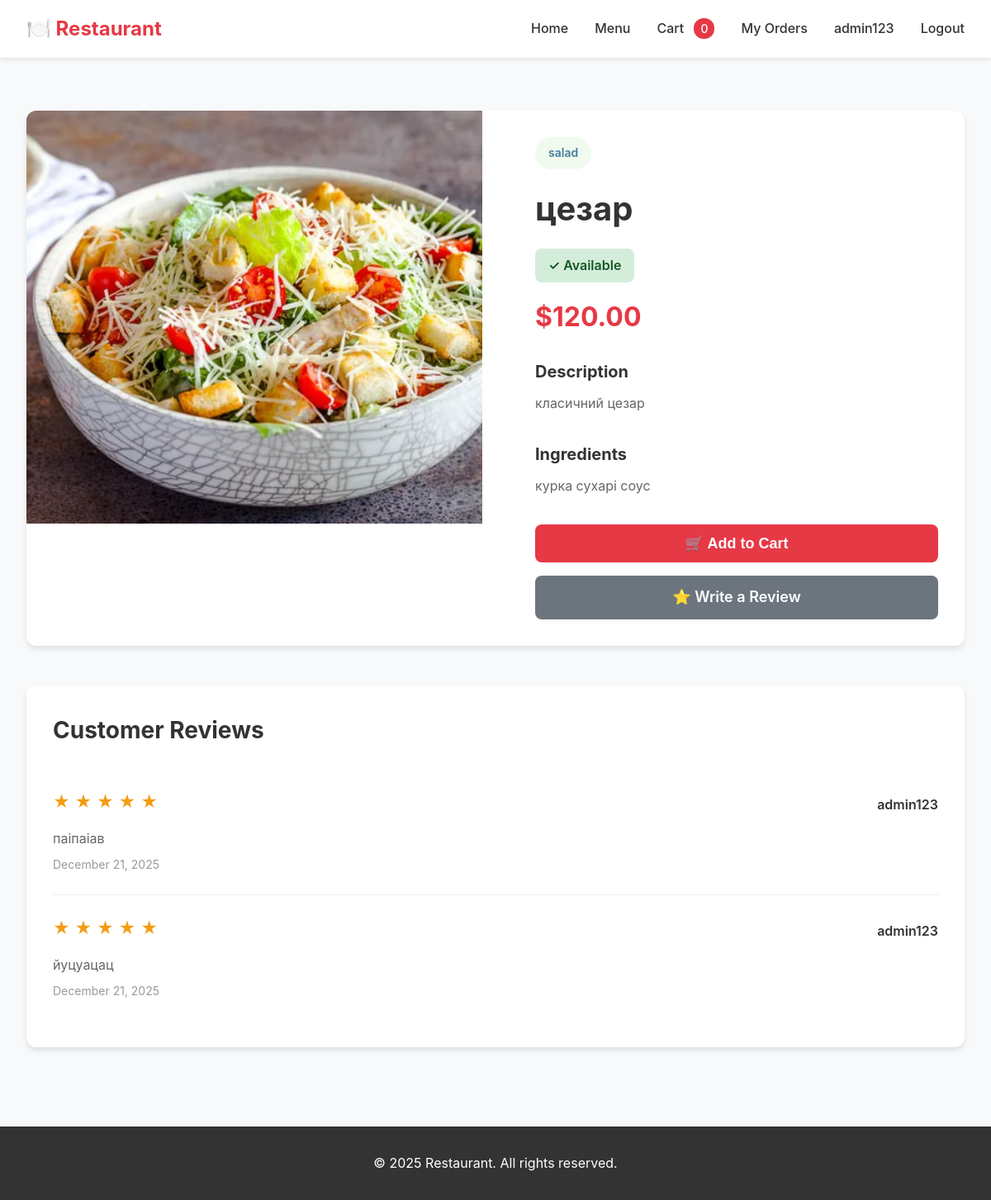
/dish/3/ (signed in), run on the app's committed database.
### restoraunt_app/models.py (models this page shows, shortened)
class Dish(models.Model):
    category = models.ForeignKey(Category, on_delete=models.CASCADE, related_name="dishes")
    name = models.CharField(max_length=200)
    description = models.TextField()
    ingredients = models.TextField()
    image = models.ImageField(upload_to="dishes/", blank=True, null=True)
    price = models.DecimalField(max_digits=7, decimal_places=2)
    is_available = models.BooleanField(default=True)
    created_at = models.DateTimeField(default=timezone.now)

class Category(models.Model):
    name = models.CharField(max_length=100, unique=True)
    description = models.TextField(blank=True)

class Review(models.Model):
    user = models.ForeignKey(User, on_delete=models.CASCADE)
    dish = models.ForeignKey(Dish, on_delete=models.CASCADE, related_name="reviews")
    rating = models.PositiveIntegerField()
    text = models.TextField(blank=True)
    created_at = models.DateTimeField(auto_now_add=True)
    is_approved = models.BooleanField(default=True)

### restoraunt_app/views.py (the view)
# urls.py: path("dish/<int:pk>/", DishDetailView.as_view(), name="dish_detail"),
class DishDetailView(DetailView):
    model = Dish
    template_name = "menu/dish_detail.html"
    context_object_name = "dish"

### restoraunt_app/templates/menu/dish_detail.html (shortened to what this page needs)
{% extends "base.html" %}
{% block content %}
<div class="container">
    <div class="dish-detail">
        <div class="dish-detail-content">
            <div>
                {% if dish.image %}
                <img src="{{ dish.image.url }}" alt="{{ dish.name }}" class="dish-image-large">
                {% else %}
                <div class="dish-image-large"></div>
                {% endif %}
            </div>
            <div class="dish-info">
                <span class="dish-category-badge">{{ dish.category.name }}</span>
                <h1 class="dish-title">{{ dish.name }}</h1>
                {% if dish.is_available %}
                <span class="availability-status available">✓ Available</span>
                {% else %}
                <span class="availability-status unavailable">✗ Currently Unavailable</span>
                {% endif %}
                <div class="dish-price-large">${{ dish.price }}</div>
                <div class="dish-section">
                    <h3>Description</h3>
                    <p>{{ dish.description }}</p>
                </div>
                <div class="dish-section">
                    <h3>Ingredients</h3>
                    <p>{{ dish.ingredients }}</p>
                </div>
                {% if dish.is_available %}
                <form method="post" action="{% url 'add_to_cart' dish.id %}" class="add-to-cart-form">
                    <button type="submit" class="btn btn-primary" style="width: 100%; font-size: 1.125rem;">
                        🛒 Add to Cart
                    </button>
                </form>
                {% endif %}
                {% if user.is_authenticated %}
                <a href="{% url 'add_review' dish.id %}" class="btn btn-secondary" style="width: 100%; font-size: 1.125rem; margin-top: 1rem; text-align: center;">
                    ⭐ Write a Review
                </a>
                {% endif %}
            </div>
        </div>
    </div>
    <div class="reviews-section">
        <h2 class="reviews-title">Customer Reviews</h2>
        {% if dish.reviews.all %}
            {% for review in dish.reviews.all %}
            <div class="review-card">
                <div style="display: flex; justify-content: space-between; align-items: center; margin-bottom: 0.5rem;">
                    <div class="review-rating">
                        {% for i in "12345" %}
                            {% if forloop.counter <= review.rating %}★{% else %}☆{% endif %}
                        {% endfor %}
                    </div>
                    <div style="font-weight: 600; color: #333;">{{ review.user.username }}</div>
                </div>
                <p class="review-text">{{ review.text }}</p>
                <p class="review-date">{{ review.created_at|date:"F d, Y" }}</p>
            </div>
            {% endfor %}
        {% else %}
            <p class="no-reviews">No reviews yet. Be the first to review this dish!</p>
        {% endif %}
    </div>
</div>
{% endblock %}

### restoraunt_app/templates/base.html (shortened to what this page needs)
<!DOCTYPE html>
<html lang="en">
<head>
</head>
<body>
    <nav class="navbar">
        <div class="navbar-content">
            <a href="{% url 'home' %}" class="navbar-brand">🍽️ Restaurant</a>
            <ul class="navbar-links">
                <li><a href="{% url 'home' %}">Home</a></li>
                <li><a href="{% url 'menu' %}">Menu</a></li>
                <li><a href="{% url 'cart' %}">Cart <span class="cart-badge">{{ request.session.cart|length|default:0 }}</span></a></li>
                {% if user.is_authenticated %}
                <li><a href="{% url 'order_history' %}">My Orders</a></li>
                <li><a href="#">{{ user.username }}</a></li>
                <li>
                    <form method="post" action="{% url 'logout' %}" style="display: inline;">
                        <button type="submit" style="background: none; border: none; color: #333; font-weight: 500; cursor: pointer; font-size: 1rem; font-family: inherit;">Logout</button>
                    </form>
                </li>
                {% else %}
                <li><a href="{% url 'login' %}">Login</a></li>
                <li><a href="{% url 'register' %}">Register</a></li>
                {% endif %}
            </ul>
        </div>
    </nav>
    <main>
        {% block content %}{% endblock %}
    </main>
    <footer>
        <p>&copy; 2025 Restaurant. All rights reserved.</p>
    </footer>
</body>
</html>

### restoraunt_app/templates/base.html (style rules this page uses)
* { margin: 0; padding: 0; box-sizing: border-box; }
body { font-family: -apple-system, BlinkMacSystemFont, 'Segoe UI', Roboto, Oxygen, Ubuntu, Cantarell, sans-serif; line-height: 1.6; color: #333; background: #f8f9fa; }
.navbar { background: #fff; box-shadow: 0 2px 4px rgba(0,0,0,0.1); padding: 1rem 2rem; position: sticky; top: 0; z-index: 100; }
.navbar-content { max-width: 1200px; margin: 0 auto; display: flex; justify-content: space-between; align-items: center; }
.navbar-brand { font-size: 1.5rem; font-weight: bold; color: #e63946; text-decoration: none; }
.navbar-links { display: flex; gap: 2rem; list-style: none; }
.navbar-links a { text-decoration: none; color: #333; font-weight: 500; transition: color 0.3s; }
.cart-badge { background: #e63946; color: white; padding: 0.25rem 0.5rem; border-radius: 12px; font-size: 0.875rem; margin-left: 0.5rem; }
.container { max-width: 1200px; margin: 0 auto; padding: 2rem; }
.btn { display: inline-block; padding: 0.75rem 1.5rem; border: none; border-radius: 8px; font-size: 1rem; font-weight: 600; text-decoration: none; cursor: pointer; transition: all 0.3s; }
.btn-primary { background: #e63946; color: white; }
.btn-secondary { background: #6c757d; color: white; }
footer { background: #333; color: white; text-align: center; padding: 2rem; margin-top: 4rem; }

### restoraunt_app/templates/menu/dish_detail.html (style rules this page uses)
.dish-detail { background: white; border-radius: 12px; overflow: hidden; box-shadow: 0 4px 6px rgba(0,0,0,0.1); margin-top: 2rem; }
.dish-detail-content { display: grid; grid-template-columns: 1fr 1fr; gap: 2rem; }
.dish-image-large { width: 100%; height: 500px; object-fit: cover; background: #e9ecef; }
.dish-info { padding: 2rem; }
.dish-category-badge { display: inline-block; background: #f1faee; color: #457b9d; padding: 0.5rem 1rem; border-radius: 20px; font-size: 0.875rem; font-weight: 600; margin-bottom: 1rem; }
.dish-title { font-size: 2.5rem; margin-bottom: 1rem; color: #333; }
.dish-price-large { font-size: 2rem; font-weight: bold; color: #e63946; margin-bottom: 1.5rem; }
.dish-section { margin-bottom: 2rem; }
.dish-section h3 { font-size: 1.25rem; margin-bottom: 0.5rem; color: #333; }
.dish-section p { color: #666; line-height: 1.8; }
.add-to-cart-form { margin-top: 2rem; }
.availability-status { display: inline-block; padding: 0.5rem 1rem; border-radius: 8px; font-weight: 600; margin-bottom: 1rem; }
.available { background: #d4edda; color: #155724; }
.reviews-section { margin-top: 3rem; padding: 2rem; background: white; border-radius: 12px; box-shadow: 0 4px 6px rgba(0,0,0,0.1); }
.reviews-title { font-size: 1.75rem; margin-bottom: 1.5rem; color: #333; }
.review-card { border-bottom: 1px solid #eee; padding: 1.5rem 0; }
.review-card:last-child { border-bottom: none; }
.review-rating { color: #f39c12; font-size: 1.25rem; margin-bottom: 0.5rem; }
.review-text { color: #666; line-height: 1.6; }
.review-date { color: #999; font-size: 0.875rem; margin-top: 0.5rem; }

### data on the page
Dish: image (picture), category.name "salad", name "цезар", price "120.00", description "класичний цезар", ingredients "курка сухарі соус"
Review: rating 5 (drawn), user.username "admin123", text "паіпаіав", created_at "December 21, 2025"
Review: rating 5 (drawn), user.username "admin123", text "йуцуацац", created_at "December 21, 2025"

### other printed values
{{ request.session.cart|length|default:0 }} "0"
{{ user.username }} "admin123"
